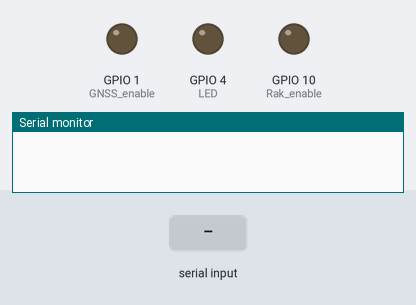
Bench run of a sketch on a simulated ESP32-C3. On the bench: output pins drawn as LEDs (lit = HIGH), the last lines printed to the serial monitor. Inputs (shaded band) come from the test bench. The modem accepts every AT command (registered, SIM ready, sends succeed) and sends nothing else.

Above: at 0.0 s.
At 1.1 s:
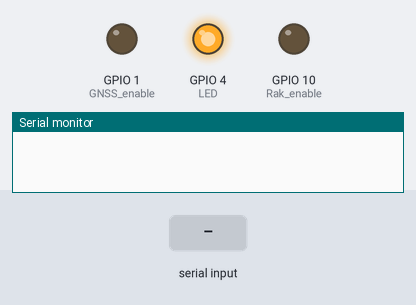
At 6.2 s:
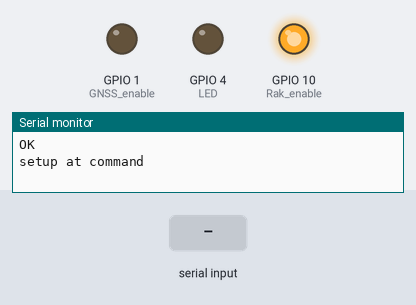
6.3 s: "1" received over the second serial link
Timing chart, 0 to 9.3 s (numbered marks = the images above; inputs shaded):
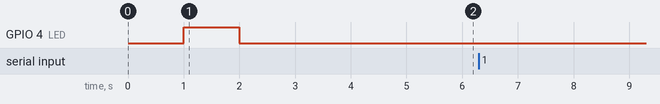

The sketch:

RF210_RAK3172_bridge.ino
```cpp
/*
.d88888b  dP     dP  a88888b.  .d888888
88.    "' 88     88 d8'   `88 d8'    88
`Y88888b. 88     88 88        88aaaaa88a
      `8b 88     88 88        88     88
d8'   .8P Y8.   .8P Y8.   .88 88     88
 Y88888P  `Y88888P'  Y88888P' 88     88

   Author: fferrero, mtnguyen, lehuytrinh
   Code : RF210_RAK3172_bridge : Provide on ESP32 Serial port a direct access in write and read to Rak3172 module for AT Command mode

*/

// ESP32 C3 SERIAL1 (second UART)
HardwareSerial mySerial1(1);

int rxPin = 20;
int txPin = 21;

void setup()
{
  Serial.begin(115200);
  delay(1000);

  pinMode(txPin, OUTPUT);
  pinMode(rxPin, INPUT);
  pinMode(10, OUTPUT); //Rak enable
  pinMode(4, OUTPUT); // LED
  pinMode(1, OUTPUT); // GNSS enable
  digitalWrite(4, HIGH);   // turn the LED on (HIGH is the voltage level)
  delay(1000);                       // wait for a second
  digitalWrite(4, LOW);    // turn the LED off by making the voltage LOW
  delay(1000);

  digitalWrite(10, HIGH); // Switch on RAK3172 LDO
  delay(1000);
  mySerial1.begin(115200, SERIAL_8N1, rxPin, txPin);
  delay(1000);
  mySerial1.println("ATE");
  delay(20);
    while (mySerial1.available()){
      Serial.write(mySerial1.read()); // read it and send it out Serial (USB)
    }
  Serial.println("setup at command");

}

void loop()
{

  if (Serial.available()) {      // If anything comes in Serial (USB),

    mySerial1.write(Serial.read());   // read it and send it out mySerial1 (pins 0 & 1)

  }

  if (mySerial1.available()) {     // If anything comes in Serial1 (pins 0 & 1)

    Serial.write(mySerial1.read());   // read it and send it out Serial (USB)

  }

}
```
